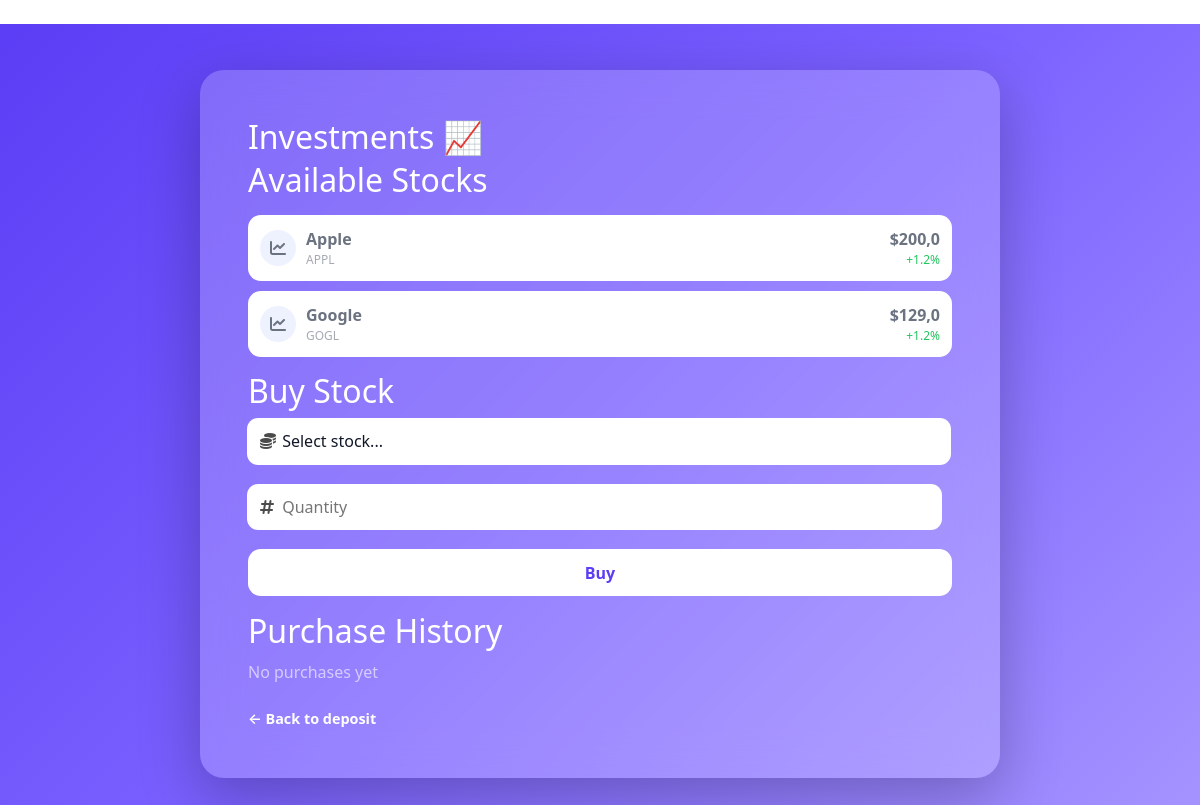
The page /deposits/bonds/ (signed in) on the database its author committed.
### deposits/models.py (models this page shows, shortened)
class Stock(models.Model):
    name = models.CharField(max_length=100)
    symbol = models.CharField(max_length=10)
    price = models.FloatField()

### deposits/views.py (the view, shortened to what this page needs)
# urls.py: path('bonds/', views.buy_bonds, name='buy_bonds'),
def buy_bonds(request):
    stocks = Stock.objects.all()
    purchases = Purchase.objects.filter(user=request.user).order_by("-created_at")[:10]
    user_balance = getattr(request.user.account, 'balance', Decimal('0'))
    MIN_INVESTMENT = Decimal('100.00')
    MAX_PERCENT_OF_BALANCE = Decimal('0.50')
    lower_bound = MIN_INVESTMENT
    upper_bound = (user_balance * MAX_PERCENT_OF_BALANCE).quantize(Decimal('0.01'))
    return render(request, "deposits/bonds.html", {
        "stocks": stocks,
        "purchases": purchases,
        "balance": round(user_balance, 2),
        "lower_bound": lower_bound,
        "upper_bound": upper_bound,
    })

### main/context_processors.py (called while the page is built)
def unread_messages(request):
    if request.user.is_authenticated:
        count = InboxMessage.objects.filter(
            receiver=request.user,
            is_read=False
        ).count()
    else:
        count = 0
    return {
        'unread_count': count
    }

### deposits/templates/deposits/bonds.html (shortened to what this page needs)
﻿{% extends 'main/users/users_layout.html' %}
{% block content %}
{% load static %}
<div class="login-page">
    <div class="login-card wide">
        <h1>Investments 📈</h1>
        <h2>Available Stocks</h2>
        <div class="stocks-list">
            {% for stock in stocks %}
            <div style="color: #6b7280 !important;" class="stock-card">
                <div class="stock-left">
                    <div class="stock-icon">
                        <i class="fa-solid fa-chart-line"></i>
                    </div>
                    <div>
                        <div class="stock-name">{{ stock.name }}</div>
                        <div class="stock-symbol">{{ stock.symbol }}</div>
                    </div>
                </div>
                <div class="stock-right">
                    <div class="stock-price">${{ stock.price }}</div>
                    <div class="stock-change up">+1.2%</div>
                </div>
            </div>
            {% endfor %}
        </div>
        <h2>Buy Stock</h2>
        <form method="POST">
            <div class="input-group">
                <i class="fa-solid fa-coins"></i>
                <select name="stock" required>
                    <option value="">Select stock...</option>
                </select>
            </div>
            <div class="input-group">
                <i class="fa-solid fa-hashtag"></i>
                <input type="number" name="quantity" placeholder="Quantity" min="1" required>
            </div>
            <button class="login-btn">Buy</button>
        </form>
        <h2>Purchase History</h2>
        <div class="history-list">
            {% for p in purchases %}
            <div class="history-card">
                <div>
                    <div class="history-name">{{ p.stock.symbol }}</div>
                    <div class="history-qty">x{{ p.quantity }}</div>
                </div>
                <div class="history-price">
                    ${{ p.total_price }}
                </div>
            </div>
            {% empty %}
            <p class="empty-text">No purchases yet</p>
            {% endfor %}
        </div>
        <div class="login-footer">
            <a href="{% url 'deposit' %}">
                ← Back to deposit
            </a>
        </div>
    </div>
</div>
{% endblock %}

### main/static/main/css/main.css (style rules this page uses)
html, body { margin: 0; padding: 0; min-height: 100%; }
body { background-color: white; color: #111; overflow-x: hidden; overflow-y: auto; }
* { box-sizing: border-box; }
a { text-decoration: none; color: #9c9c9c; font-size: 0.9rem; transition: color 0.2s ease; }
.login-page { height:100vh; display:flex; justify-content:center; align-items:center; background:linear-gradient( 135deg, #5b3df5, #7b61ff, #a594ff ); }
.login-card { width:100%; max-width:420px; padding:3rem; position:relative; border-radius:1.5rem; background:rgba(255,255,255,0.2); backdrop-filter:blur(20px); color: white; box-shadow:0 20px 60px rgba(0,0,0,0.25); }
.login-card h1 { font-size:2rem; margin-bottom:0.3rem; }
.input-group { position:relative; margin-bottom:1.2rem; }
.input-group i { position:absolute; left:12px; top:50%; transform:translateY(-50%); opacity:0.7; color:black; }
.input-group input, .input-group select { width:100%; padding:0.7rem 0.7rem 0.7rem 2.2rem; border-radius:0.7rem !important; border:none; outline:none; background:white; appearance:none; -webkit-appearance:none; color:#111827; }
.login-btn { width:100%; padding:0.7rem; border:none; border-radius:0.8rem; background:white; color:#5b3df5; font-weight:600; cursor:pointer; transition:0.25s; }
.login-footer { margin-top:1.5rem; font-size:0.9rem; }
.login-footer a { color:white; font-weight:600; text-decoration:none; }

### main/static/main/css/deposits.css (style rules this page uses)
button { padding:10px 18px; border:none; border-radius:10px; cursor:pointer; background:#5b4cff; color:white; font-weight:600; }
input { padding:10px; border-radius:10px; border:1px solid #ddd; margin-right:10px; }
input { border: 1px solid #eee; padding: 8px; border-radius: 8px; }
.stock-card { display: flex; justify-content: space-between; align-items: center; padding: 15px; border-radius: 15px; background: #f7f7ff; transition: 0.2s; }
.stock-name { font-weight: 600; }
.stock-symbol { font-size: 0.8rem; color: #6b7280; }
.stock-price { font-weight: 600; font-size: 1rem; }
.login-card.wide { max-width: 800px; }
.empty-text { opacity:0.6; }
.login-card.wide { max-width:800px; }
.stocks-list { margin:15px 0; }
.stock-card { display:flex; justify-content:space-between; align-items:center; padding:12px; border-radius:0.8rem; background:#fff; margin-bottom:10px; transition:0.2s; }
.stock-left { display:flex; align-items:center; gap:10px; }
.stock-icon { width:36px; height:36px; border-radius:50%; background:#eef2ff; display:flex; align-items:center; justify-content:center; }
.stock-name { font-weight:600; }
.stock-symbol { font-size:12px; opacity:0.6; }
.stock-right { text-align:right; }
.stock-price { font-weight:600; }
.stock-change { font-size:12px; }
.stock-change.up { color:#22c55e; }
.history-list { margin-top:10px; }

### rows shown on the page
Stock: name "Apple", symbol "APPL", price "200,0"
Stock: name "Google", symbol "GOGL", price "129,0"
